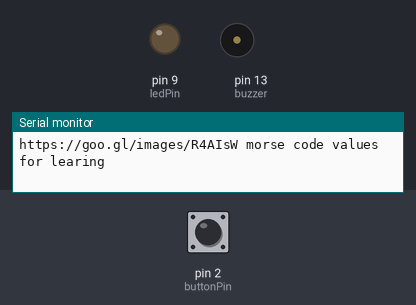
Bench run of a sketch on a simulated Arduino Uno, built with avr-gcc and run on an emulated ATmega328P. Shown: output pins drawn as LEDs (lit = HIGH), buzzer (waves = sounding), the last lines printed to the serial monitor. The inputs (shaded band) are chosen by the test bench; at power-on: pin 2 (buttonPin) LOW. Pins used as bus, display or sensor lines are not drawn.

Above: at 0.9 s.
1.0 s: pin 2 (buttonPin) pulled HIGH for 0.15 s
At 1.07 s:
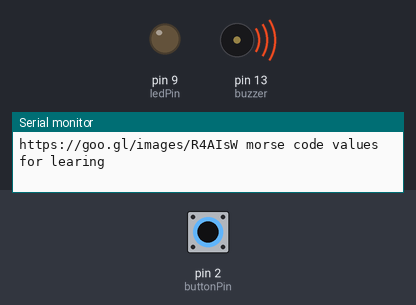
2.6 s: pin 2 (buttonPin) pulled HIGH for 1 s
At 4.2 s:
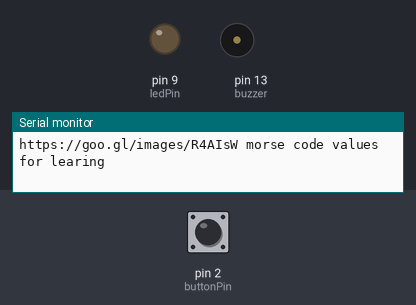
6.6 s: pin 2 (buttonPin) pulsed HIGH 5 times (0.12 s each, 0.3 s apart)
At 6.81 s:
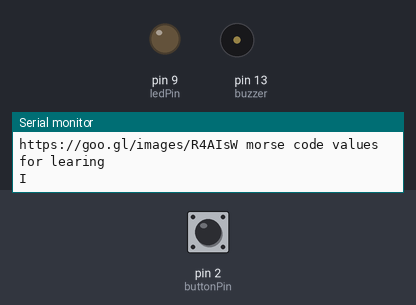
Timing chart, 0 to 9.6 s (numbered marks = the images above; inputs shaded):
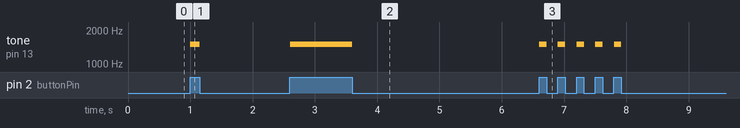

The sketch:

morseredo.ino
```cpp
// Made by Vladimir Krsmanovic
const int buttonPin = 2;
const int ledPin = 9;
const int buzzer = 13;

int ledState = HIGH;
int buttonState = LOW;
int lastButtonState = LOW;
int doesitwork = LOW;  // variable used for debuging early versions of the code

int pause_value = 500;  // depending on your skill and how fast your fingers are you can change this value to make typing a message faster or slower
long signal_length = 0;
long pause = 0;

String morse = "";
String dash = "-";
String dot = "*";

boolean cheker = false;
boolean linecheker = false;

long lastDebounceTime = 0;
long debounceDelay = 50;
void setup()
{
  Serial.begin(9600);

  pinMode(buttonPin, INPUT);
  pinMode(ledPin, OUTPUT);
  pinMode(buzzer, OUTPUT);

  Serial.println("Welcome to Arduino-Uno morse machine");
  Serial.println("Using these values print out your message in morse and read out the message in english in the serial monitor");
  Serial.println("https://goo.gl/images/R4AIsW morse code values for learing");

  while(!digitalRead(buttonPin))
    ;

}

void loop() {

  buttonState = digitalRead(buttonPin);


  if (buttonState && lastButtonState)       // basic state machine depending on the state of the signal from the button
  {
    ++signal_length;
    if (signal_length<2*pause_value)        //this help to notice that there is a change in the signal length aka that its not a dot anymore but a dash
    {                                       // best use for the measuring of signal_length would be use of the millis() but this was used  for simplicity
    tone(buzzer, 1500) ;
    }
    else
    {
      tone(buzzer, 1000) ;
      }
  }
  else if(!buttonState && lastButtonState)          //this part of the code happens when the button is released and it send either * or - into the buffer
  {

     if (signal_length>50 && signal_length<2*pause_value )
     {
       morse =  morse + dot;
     }
      else if (signal_length>2*pause_value)
      {
        morse = morse +  dash;
      }
    signal_length=0;
    digitalWrite(13, LOW);
    noTone(buzzer);
  }
  else if(buttonState && !lastButtonState)          // this part happens when the button is pressed and its use to reset several values
  {
    pause=0;
    digitalWrite(13, HIGH);
    cheker = true;
    linecheker = true;
  }
  else if (!buttonState && !lastButtonState)
  {
    ++pause;
    if (( pause>3*pause_value ) && (cheker))
    {
      printaj(morse);
      cheker = false;
      morse = "";
    }
    if ((pause>15*pause_value) && (linecheker))
    {
      Serial.println();
      linecheker = false;
    }
  }
  lastButtonState=buttonState;
  delay(1);
}
void printaj(String prevodilac)   //ugly part of the code but it works fine
{                                 //compare morse string to known morse values and print out the letter or a number
                                  //the code is written based on the international morse code, one thing i changed is that insted of typing a special string to end the line it happens with enough delay
  if (prevodilac=="*-")
    Serial.print("A");
  else if (prevodilac=="-***")
    Serial.print("B");
  else if (prevodilac=="-*-*")
    Serial.print("C");
  else if (prevodilac=="-**")
    Serial.print("D");
  else if (prevodilac=="*")
    Serial.print("E");
  else if (prevodilac=="**-*")
    Serial.print("F");
  else if (prevodilac=="--*")
    Serial.print("G");
  else if (prevodilac=="****")
    Serial.print("H");
  else if (prevodilac=="**")
    Serial.print("I");
  else if (prevodilac=="*---")
    Serial.print("J");
  else if (prevodilac=="-*-")
    Serial.print("K");
  else if (prevodilac=="*-**")
    Serial.print("L");
  else if (prevodilac=="--")
    Serial.print("M");
  else if (prevodilac=="-*")
    Serial.print("N");
  else if (prevodilac=="---")
    Serial.print("O");
  else if (prevodilac=="*--*")
    Serial.print("P");
  else if (prevodilac=="--*-")
    Serial.print("Q");
  else if (prevodilac=="*-*")
    Serial.print("R");
  else if (prevodilac=="***")
    Serial.print("S");
  else if (prevodilac=="-")
    Serial.print("T");
  else if (prevodilac=="**-")
    Serial.print("U");
  else if (prevodilac=="***-")
    Serial.print("V");
  else if (prevodilac=="*--")
    Serial.print("W");
  else if (prevodilac=="-**-")
    Serial.print("X");
  else if (prevodilac=="-*--")
    Serial.print("Y");
  else if (prevodilac=="--**")
    Serial.print("Z");

  else if (prevodilac=="*----")
    Serial.print("1");
  else if (prevodilac=="**---")
    Serial.print("2");
  else if (prevodilac=="***--")
    Serial.print("3");
  else if (prevodilac=="****-")
    Serial.print("4");
  else if (prevodilac=="*****")
    Serial.print("5");
  else if (prevodilac=="-****")
    Serial.print("6");
  else if (prevodilac=="--***")
    Serial.print("7");
  else if (prevodilac=="---**")
    Serial.print("8");
  else if (prevodilac=="----*")
    Serial.print("9");
  else if (prevodilac=="-----")
    Serial.print("0");

  Serial.print(" ");

  prevodilac="";
}
```

Measured:
- after the input at 1.0 s, tone on pin 13 (buzzer): silent → 1500 Hz at once, → silent 0.15 s later
- after the input at 2.6 s, tone on pin 13 (buzzer): silent → 1500 Hz at once, → silent 1.0 s later
- after the input at 6.6 s, tone on pin 13 (buzzer): alternates 1500 Hz for 0.12 s and silent for 0.18 s, 10 changes in all, then stays silent, starting at once
